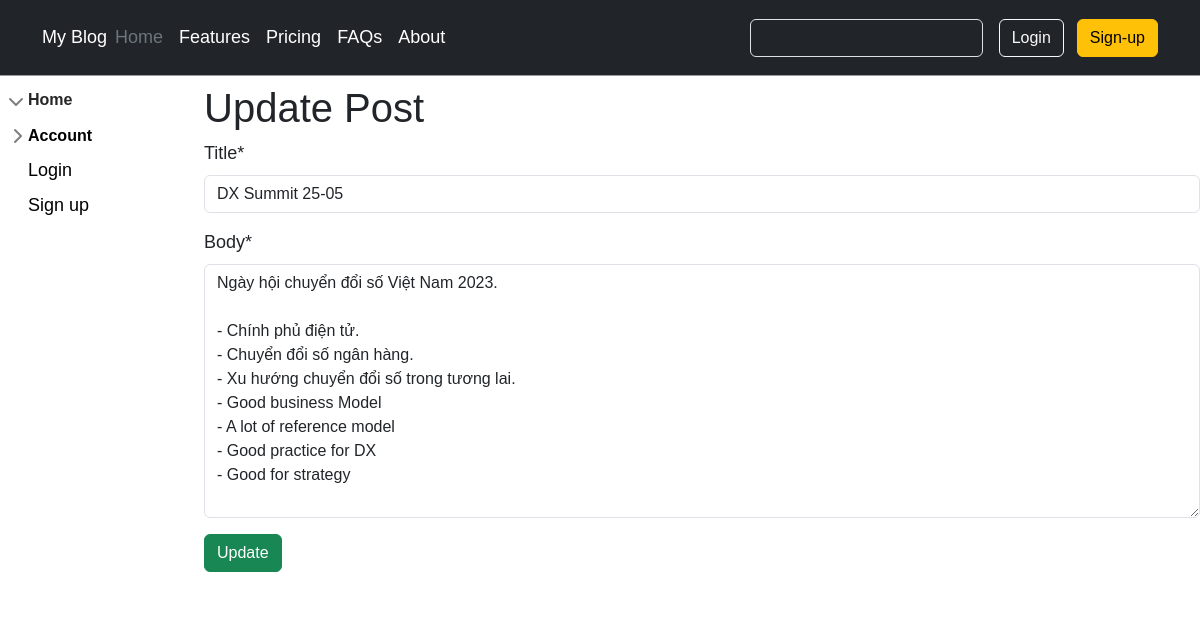
/post/1/update/, run on an earlier commit of the app's database.
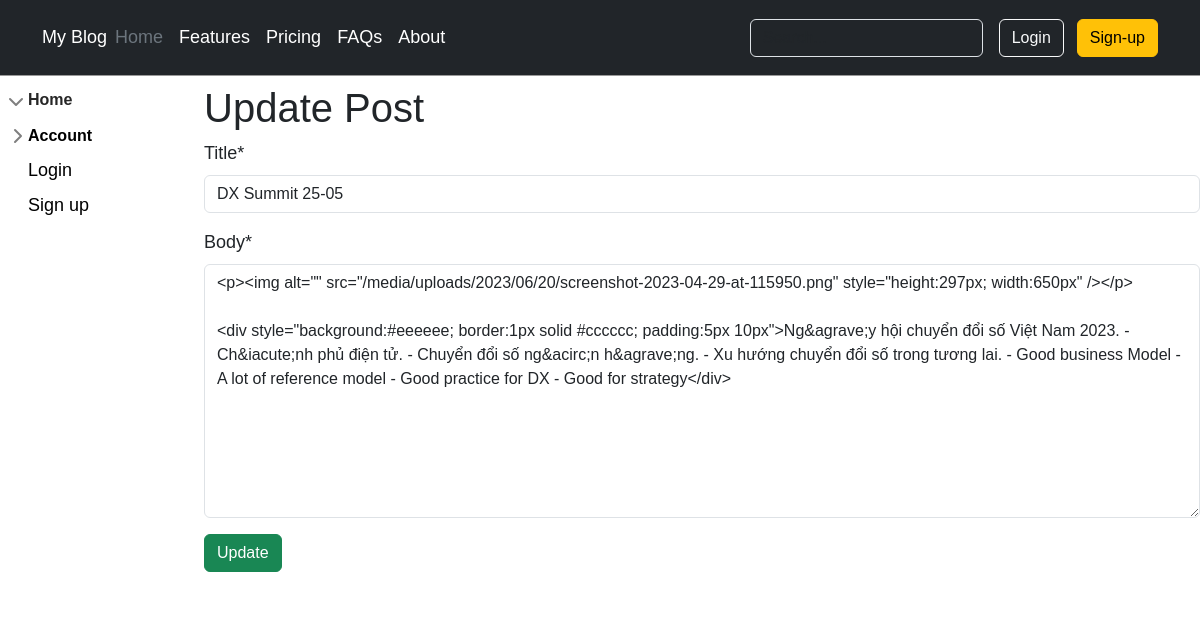
And on a later commit of the database.
### blog/models.py (models this page shows, shortened)
class Post(models.Model):
    title = models.CharField(max_length=255)
    author = models.ForeignKey('auth.User', on_delete=models.CASCADE,)
    category = models.ForeignKey(SubCategory, on_delete=models.CASCADE, null=True)
    parent = models.ForeignKey(Category, on_delete=models.CASCADE, null=True)
    body = RichTextUploadingField()

### blog/views.py (the view)
# urls.py: path('post/<int:pk>/update/',  post_update.as_view(), name='post_update'),
class post_update(UpdateView):
    model = Post
    template_name = 'post_update.html'
    fields = ['title', 'body']

### blog/templates/post_update.html (shortened to what this page needs)
{% extends 'master.html' %}
{% load crispy_forms_tags %}
{% block content %}
      <h1>Update Post</h1>
      <form action="" method="post">
        {{ form|crispy }}
      <input class="btn btn-success" type="submit" value="Update">
      </form>
{% endblock %}

What changed in the data, as far as the page shows it:
changed Post "DX Summit 25-05": body "Ngày hội chuyển đổi số Việt Nam 2023. - Chính phủ điện tử. - Chuyển đổi số ngân hàng. - Xu hướng chuyển đổi số trong tương lai. - Good business Model - A lot of reference model - Good practice for DX - Good for strategy" → "<p><img alt=\"\" src=\"/media/uploads/2023/06/20/screenshot-2023-04-29-at-115950.png\" style=\"height:297px; width:650px\" /></p> <div style=\"background:#eeeeee; border:1px solid #cccccc; padding:5px 10px\">Ng&agrave;y hội chuyển đổi số Việt Nam 2023. - Ch&iacute;nh phủ điện tử. - Chuyển đổi số ng&acirc;n h&agrave;ng. - Xu hướng chuyển đổi số trong tương lai. - Good business Model - A lot of reference model - Good practice for DX - Good for strategy</div>"
